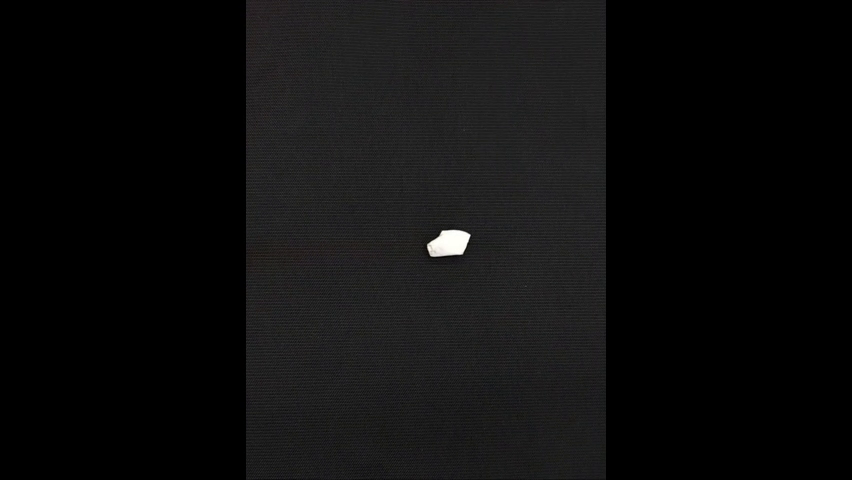
#> input picture frame 22 of video_1.mp4, 852 x 480 px
$ python video_tracking_hiroki.py
#> lines starting #> are read from the running program, lines starting #| are printed output that depends on the picture; after the words box and inside, x2 and y2 are one past the last pixel; in counts of white or black regions, pixels touching at a corner belong together
#> further down, frame is the input picture: shape (480, 852, 3); mean B, G, R 14.2, 14.1, 14.3
import numpy as np
import cv2
from matplotlib import pyplot as plt

# 画像から輪郭を検出する関数
def contours(img):
    img_gray = cv2.cvtColor(img, cv2.COLOR_BGR2GRAY)                  # グレースケール化
    ret, img_binary = cv2.threshold(img_gray,                         # 二値化
                                    128, 255,                          # 二値化のための閾値60(調整要)
                                    cv2.THRESH_BINARY)
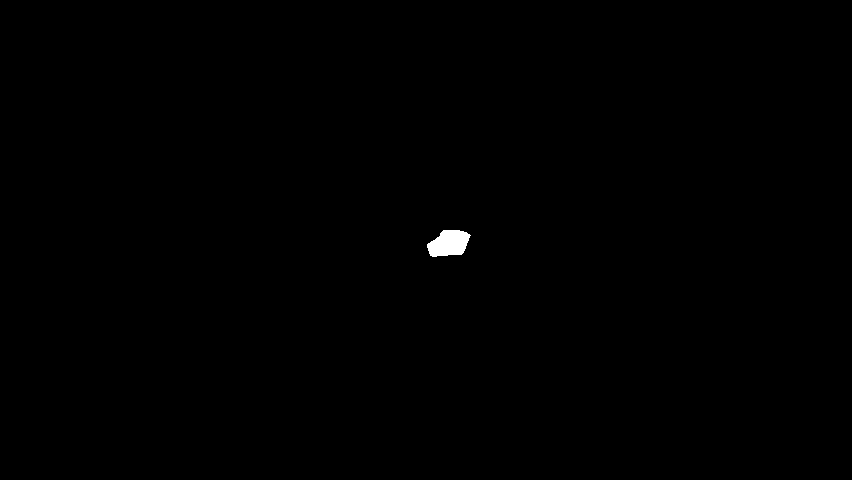
#> img_binary: shape (480, 852); 0.21% white; 1 white region
    contours, hierarchy = cv2.findContours(img_binary,                # 輪郭検出
                                           cv2.RETR_EXTERNAL,         # 外側の輪郭のみ抽出
                                           cv2.CHAIN_APPROX_SIMPLE)
#> contours = 1 contour; box (x1, y1, x2, y2) and area: (427, 230, 471, 257) 810
    contours = np.array(contours)                                     # 輪郭情報をndarrayに変換
    x = np.mean(contours[0].T[0, 0])                                  # 輪郭のx方向平均値を算出
#> x = 448.9
    y = np.mean(contours[0].T[1, 0])                                  # 輪郭のy方向平均値を算出
#> y = 243.4
    return x, y

movie = cv2.VideoCapture('video_1.mp4')                                 # 動画ファイルの読み込み

# 動画ファイル保存用の設定
fps = int(movie.get(cv2.CAP_PROP_FPS))                                # 動画のFPSを取得
w = int(movie.get(cv2.CAP_PROP_FRAME_WIDTH))                          # 動画の横幅を取得
h = int(movie.get(cv2.CAP_PROP_FRAME_HEIGHT))                         # 動画の縦幅を取得
fourcc = cv2.VideoWriter_fourcc('m', 'p', '4', 'v')                   # 動画保存時のfourcc設定（mp4用）
video = cv2.VideoWriter('video_out_1.mp4', fourcc, fps, (w, h), True)   # 動画の仕様（ファイル名、fourcc, FPS, サイズ, カラー）

# ファイルからフレームを1枚ずつ取得して動画処理後に保存する
x_list = []
y_list = []
while True:
    ret, frame = movie.read()                                         # フレームを取得

    # フレームが取得できない場合はループを抜ける
    if not ret:
        break

    x, y = contours(frame)                                            # 輪郭検出から物体中心を算出
#> x = 448.9; y = 243.4

    frame = cv2.circle(frame, (int(x), int(y)), 30, (0, 0, 255), 3)   # 検出した位置にサークル描画
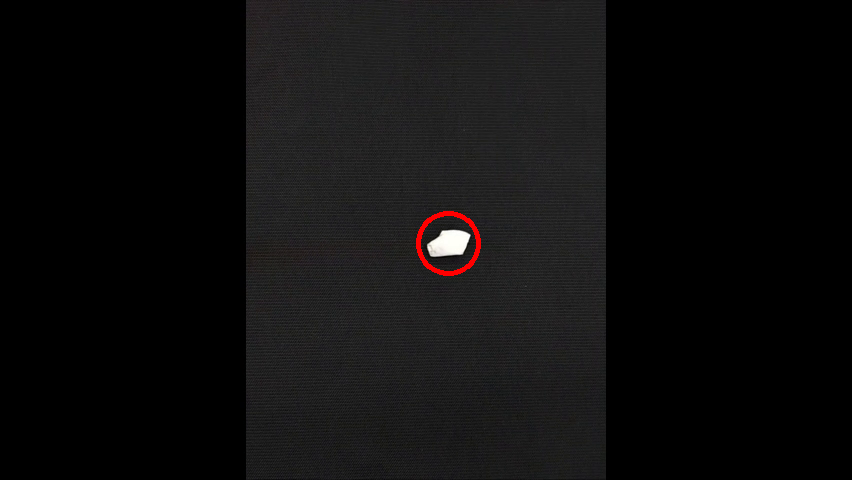
#> frame: shape (480, 852, 3); 0.23% of pixels changed, all inside (x1, y1, x2, y2) = (416, 211, 481, 276)

    video.write(frame)  # 動画を保存する
    x_list.append(x)
    y_list.append(y)

# 動画オブジェクト解放
movie.release()

# ここからグラフ描画
# フォントの種類とサイズを設定する。
plt.rcParams['font.size'] = 14
plt.rcParams['font.family'] = 'Times New Roman'

# 目盛を内側にする。
plt.rcParams['xtick.direction'] = 'in'
plt.rcParams['ytick.direction'] = 'in'

# グラフの上下左右に目盛線を付ける。
fig = plt.figure()
ax1 = fig.add_subplot(111)
ax1.yaxis.set_ticks_position('both')
ax1.xaxis.set_ticks_position('both')

# スケール設定
ax1.set_xlim(0, 800)
ax1.set_ylim(0, 400)

# 軸のラベルを設定する。
ax1.set_xlabel('x')
ax1.set_ylabel('y')

# データプロット
ax1.scatter(x_list, y_list, label='Tracking result')
plt.legend()
fig.tight_layout()

# グラフを表示する。
plt.show()
plt.close()

$ run again, starting later in the video
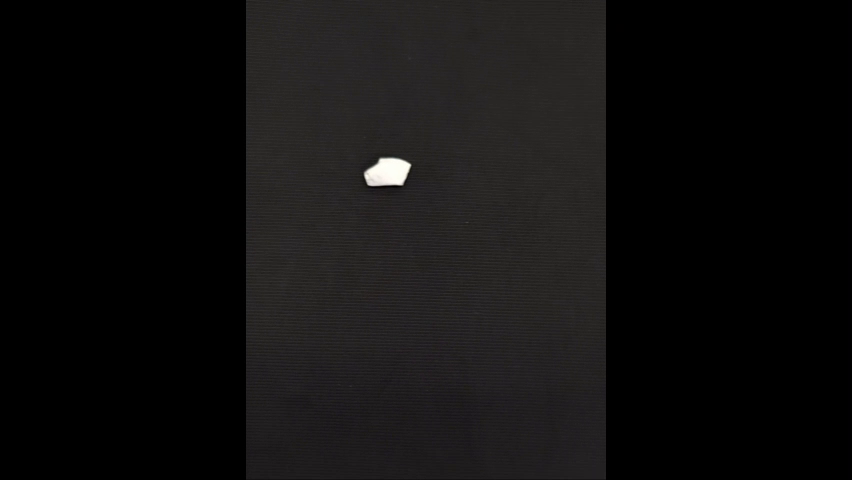
#> input picture frame 176 of video_1.mp4, 852 x 480 px
#> frame is the input picture: shape (480, 852, 3); mean B, G, R 15.3, 15.5, 16.4
#> in contours, `ret, img_binary = cv2.threshold(img_gray,`:
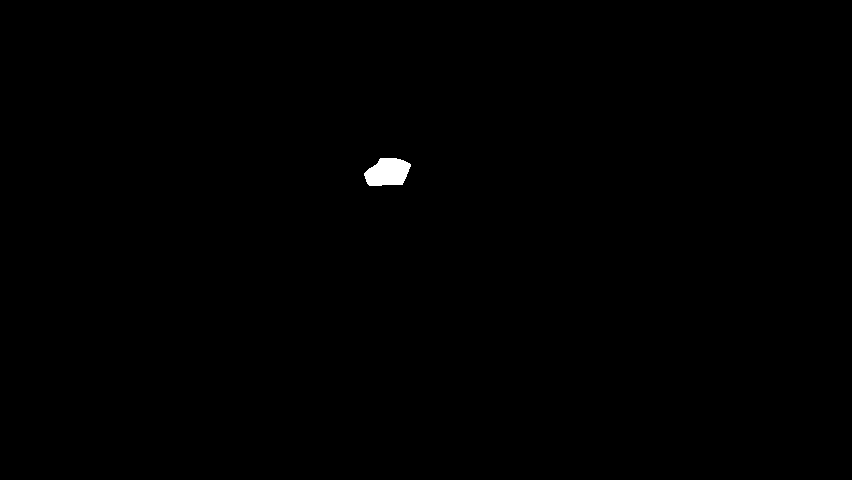
#> img_binary: shape (480, 852); 0.25% white; 1 white region
#> contours = 1 contour; box (x1, y1, x2, y2) and area: (364, 158, 411, 186) 948
#> in contours, `x = np.mean(contours[0].T[0, 0])`: x = 390.7
#> in contours, `y = np.mean(contours[0].T[1, 0])`: y = 170.5
#> `x, y = contours(frame)`: x = 390.7; y = 170.5
#> `frame = cv2.circle(frame, (int(x), int(y)), 30, (0, 0, 255), 3)`:
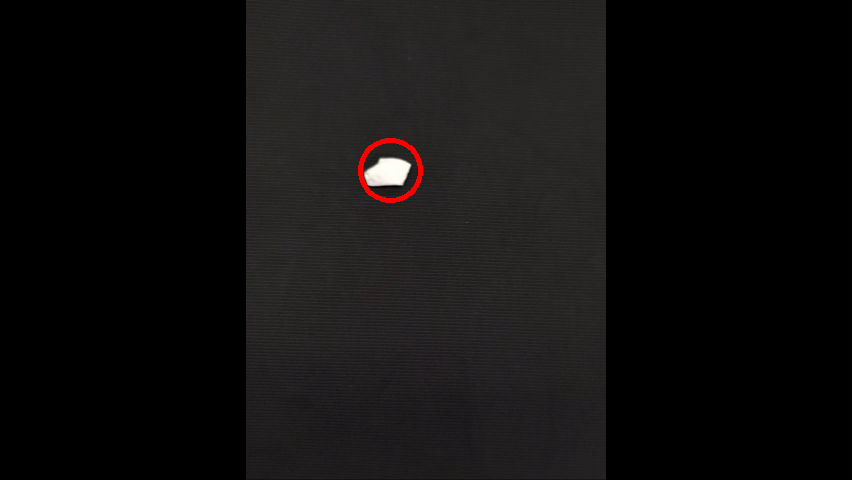
#> frame: shape (480, 852, 3); 0.23% of pixels changed, all inside (x1, y1, x2, y2) = (358, 138, 423, 203)
